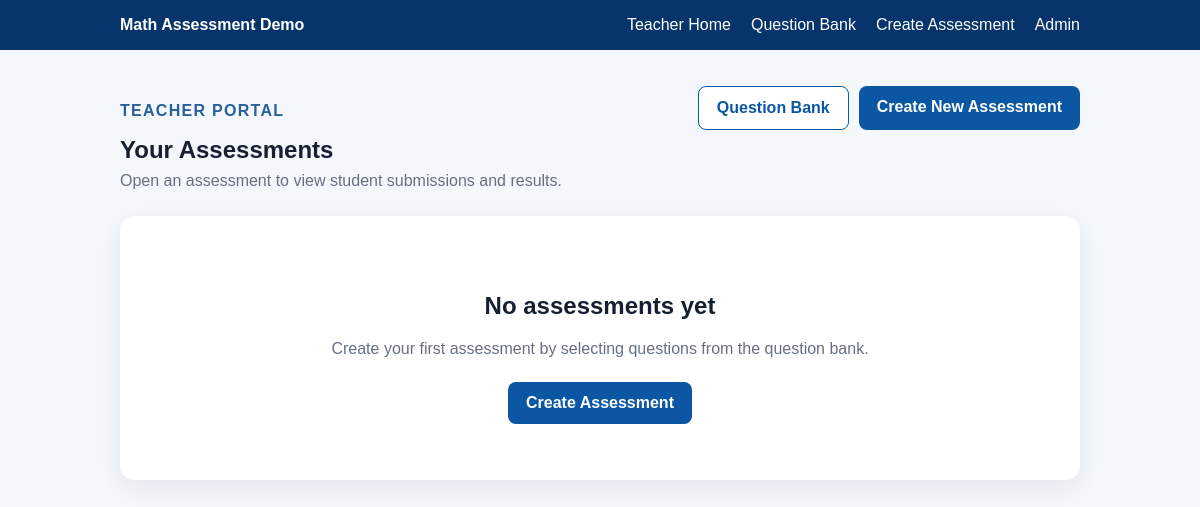
Before: / with the older database file.
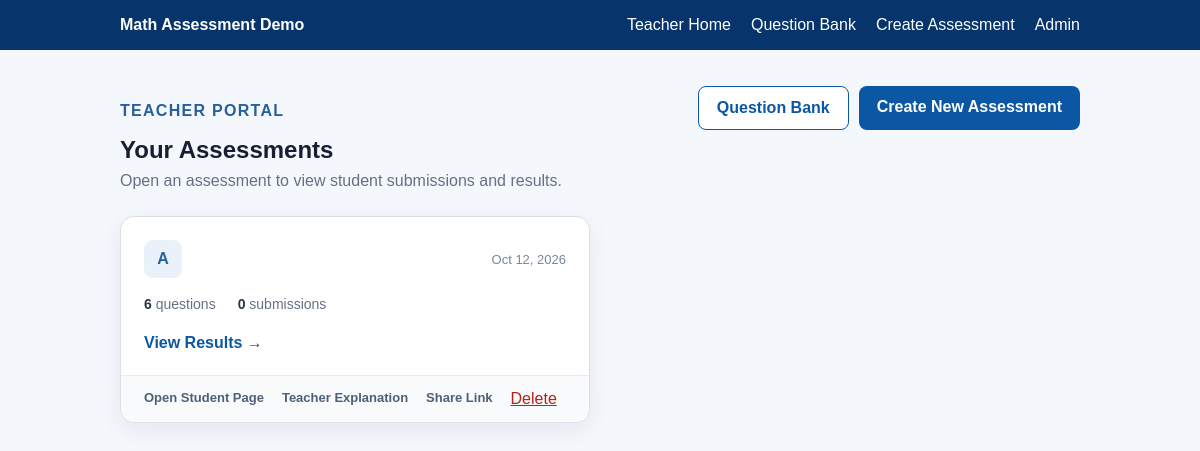
After: the same page with the newer database file.
### assessments/models.py (models this page shows, shortened)
class QuestionSet(models.Model):
    title = models.CharField("Question set title", max_length=200)
    public_id = models.UUIDField(default=uuid.uuid4, unique=True, editable=False)
    questions = models.ManyToManyField(Question, through="QuestionSetItem")
    created_at = models.DateTimeField("Created at", auto_now_add=True)

### assessments/views.py (the view)
# urls.py: path("", views.home, name="home"),
def home(request):
    question_sets = (
        QuestionSet.objects
        .annotate(
            question_count=Count("items", distinct=True),
            submission_count=Count("submissions", distinct=True),
        )
        .order_by("-created_at")
    )
    return render(request, "assessments/teacher_home.html", {
        "question_sets": question_sets,
    })

### templates/assessments/teacher_home.html (shortened to what this page needs)
{% extends 'assessments/base.html' %}
{% block content %}
<section class="teacher-dashboard">
  <div class="dashboard-header">
    <div>
      <p class="eyebrow">Teacher Portal</p>
      <h1>Your Assessments</h1>
      <p>Open an assessment to view student submissions and results.</p>
    </div>
    <div class="dashboard-actions"><a class="button-link secondary-teacher-button" href="{% url 'teacher_question_bank' %}">Question Bank</a><a class="button-link" href="{% url 'teacher_create_set' %}">Create New Assessment</a></div>
  </div>
  {% if question_sets %}
    <div class="assessment-grid">
      {% for question_set in question_sets %}
        <article class="assessment-card">
          <a class="assessment-card-main" href="{% url 'teacher_set_results' question_set.public_id %}">
            <div class="assessment-card-top">
              <span class="assessment-icon">A</span>
              <span class="assessment-date">{{ question_set.created_at|date:"M j, Y" }}</span>
            </div>
            <div class="assessment-stats">
              <span><strong>{{ question_set.question_count }}</strong> question{{ question_set.question_count|pluralize }}</span>
              <span><strong>{{ question_set.submission_count }}</strong> submission{{ question_set.submission_count|pluralize }}</span>
            </div>
            <span class="view-results-label">View Results →</span>
          </a>
          <div class="assessment-card-actions">
            <a href="{% url 'student_take_set' question_set.public_id %}" target="_blank" rel="noopener">Open Student Page</a>
            <a href="{% url 'teacher_explain_set' question_set.public_id %}">Teacher Explanation</a>
            <a href="{% url 'teacher_set_created' question_set.public_id %}">Share Link</a><form method="post" action="{% url 'teacher_delete_set' question_set.public_id %}" class="delete-assessment-form" onsubmit="return confirm('Delete this question set and all of its student submissions? This cannot be undone.');">
              <button type="submit" class="delete-assessment-button">Delete</button>
            </form>
          </div>
        </article>
      {% endfor %}
    </div>
  {% else %}
    <div class="card empty-dashboard">
      <h2>No assessments yet</h2>
      <p>Create your first assessment by selecting questions from the question bank.</p>
      <a class="button-link" href="{% url 'teacher_create_set' %}">Create Assessment</a>
    </div>
  {% endif %}
</section>
{% endblock %}

Changed rows visible on the page:
added QuestionSet: created_at "Oct 12, 2026", question_count "6", submission_count "0"
Other visible differences:
text no longer shown: "No assessments yet Create your first assessment by selecting questions from the question bank. Create Assessment"
